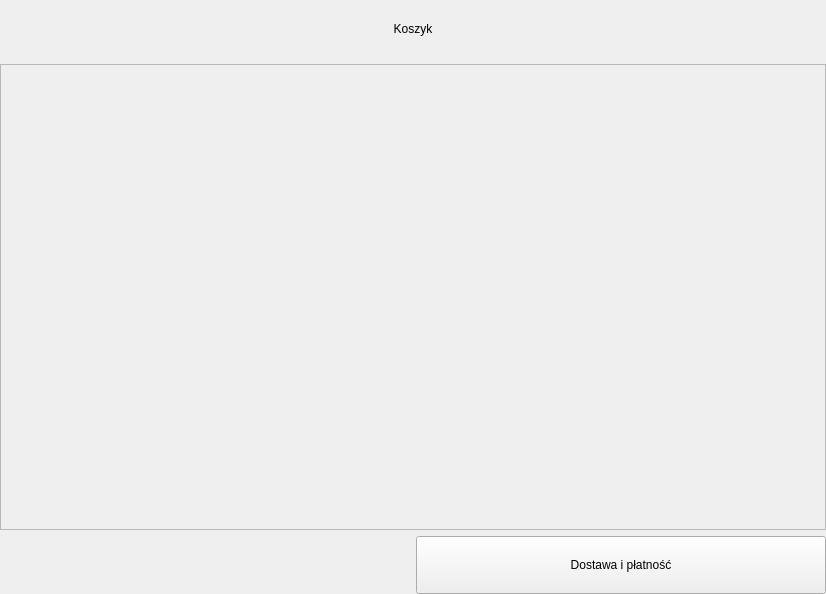
<?xml version="1.0" encoding="UTF-8"?>
<ui version="4.0">
 <class>ShoppingCart</class>
 <widget class="QWidget" name="ShoppingCart">
  <property name="geometry">
   <rect>
    <x>0</x>
    <y>0</y>
    <width>826</width>
    <height>594</height>
   </rect>
  </property>
  <property name="windowTitle">
   <string>Form</string>
  </property>
  <layout class="QVBoxLayout" name="verticalLayout" stretch="1,8,1">
   <property name="leftMargin">
    <number>0</number>
   </property>
   <property name="topMargin">
    <number>0</number>
   </property>
   <property name="rightMargin">
    <number>0</number>
   </property>
   <property name="bottomMargin">
    <number>0</number>
   </property>
   <item>
    <widget class="QLabel" name="label">
     <property name="text">
      <string>Koszyk</string>
     </property>
     <property name="alignment">
      <set>Qt::AlignmentFlag::AlignCenter</set>
     </property>
    </widget>
   </item>
   <item>
    <widget class="QScrollArea" name="scrollArea">
     <property name="widgetResizable">
      <bool>true</bool>
     </property>
     <widget class="QWidget" name="scrollAreaWidgetContents">
      <property name="geometry">
       <rect>
        <x>0</x>
        <y>0</y>
        <width>824</width>
        <height>464</height>
       </rect>
      </property>
      <layout class="QVBoxLayout" name="verticalLayout_3">
       <property name="spacing">
        <number>0</number>
       </property>
       <property name="leftMargin">
        <number>0</number>
       </property>
       <property name="topMargin">
        <number>0</number>
       </property>
       <property name="rightMargin">
        <number>0</number>
       </property>
       <property name="bottomMargin">
        <number>0</number>
       </property>
       <item>
        <layout class="QVBoxLayout" name="shoppingCartProductsLayout"/>
       </item>
      </layout>
     </widget>
    </widget>
   </item>
   <item>
    <layout class="QHBoxLayout" name="bottomLayout">
     <item>
      <widget class="QLabel" name="priceLabel">
       <property name="font">
        <font>
         <pointsize>25</pointsize>
         <bold>true</bold>
        </font>
       </property>
       <property name="text">
        <string/>
       </property>
      </widget>
     </item>
     <item>
      <widget class="QPushButton" name="finalizeButton">
       <property name="sizePolicy">
        <sizepolicy hsizetype="Minimum" vsizetype="MinimumExpanding">
         <horstretch>0</horstretch>
         <verstretch>0</verstretch>
        </sizepolicy>
       </property>
       <property name="text">
        <string>Dostawa i płatność</string>
       </property>
      </widget>
     </item>
    </layout>
   </item>
  </layout>
 </widget>
 <resources/>
 <connections/>
</ui>
